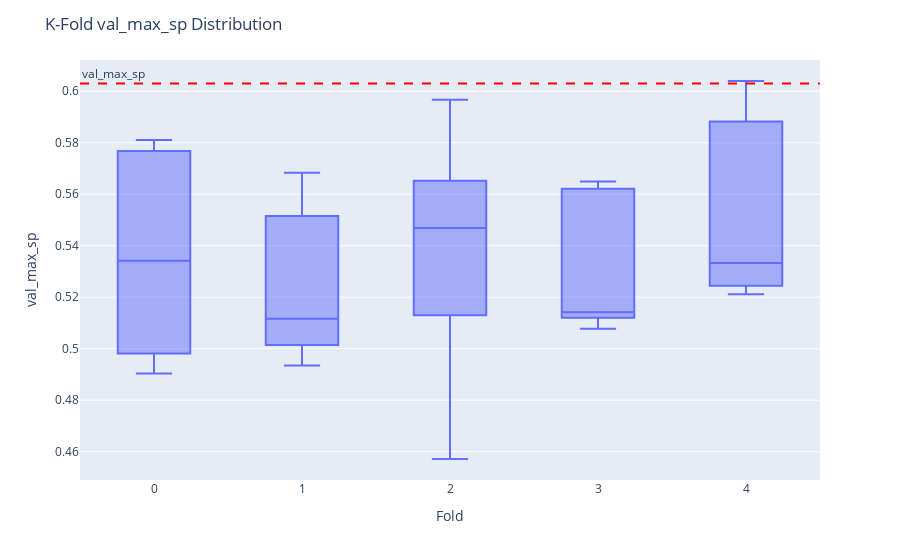

This figure's notebook cell:
### Code cell
fig = px.box(children_metrics_df, x="fold", y='val_max_sp')
fig.update_layout(
    title=f'K-Fold val_max_sp Distribution',
    xaxis_title='Fold',
    yaxis_title='val_max_sp'
)
fig.add_hline(y=0.603,
                line_dash="dash",
                line_color="red",
                annotation_text="val_max_sp",
                annotation_position="top left")
fig.show()

### Figure 1 — Plotly figure (JSON) as saved in the notebook; plotly's stock layout.template omitted (floating-point values rounded to 4 significant figures)
{"data": [{"alignmentgroup": "True", "hovertemplate": "fold=%{x}<br>val_max_sp=%{y}<extra></extra>", "legendgroup": "", "marker": {"color": "#636efa"}, "name": "", "notched": false, "offsetgroup": "", "orientation": "v", "showlegend": false, "type": "box", "x": [4, 3, 2, 1, 0, 4, 3, 2, 1, 0, 4, 3, 2, 1, 0, 4, 3, 2, 1, 0, 4, 3, 2, 1, 0], "x0": " ", "xaxis": "x", "y": [0.5212, 0.5612, 0.5548, 0.5116, 0.5811, 0.5256, 0.5078, 0.5967, 0.5683, 0.5006, 0.604, 0.5649, 0.5469, 0.546, 0.5341, 0.5333, 0.5134, 0.4571, 0.504, 0.4904, 0.583, 0.5141, 0.5316, 0.4935, 0.5754], "y0": " ", "yaxis": "y"}], "layout": {"annotations": [{"showarrow": false, "text": "val_max_sp", "x": 0, "xanchor": "left", "xref": "x domain", "y": 0.603, "yanchor": "bottom", "yref": "y"}], "boxmode": "group", "legend": {"tracegroupgap": 0}, "margin": {"t": 60}, "shapes": [{"line": {"color": "red", "dash": "dash"}, "type": "line", "x0": 0, "x1": 1, "xref": "x domain", "y0": 0.603, "y1": 0.603, "yref": "y"}], "title": {"text": "K-Fold val_max_sp Distribution"}, "xaxis": {"anchor": "y", "domain": [0, 1], "title": {"text": "Fold"}}, "yaxis": {"anchor": "x", "domain": [0, 1], "title": {"text": "val_max_sp"}}}}
